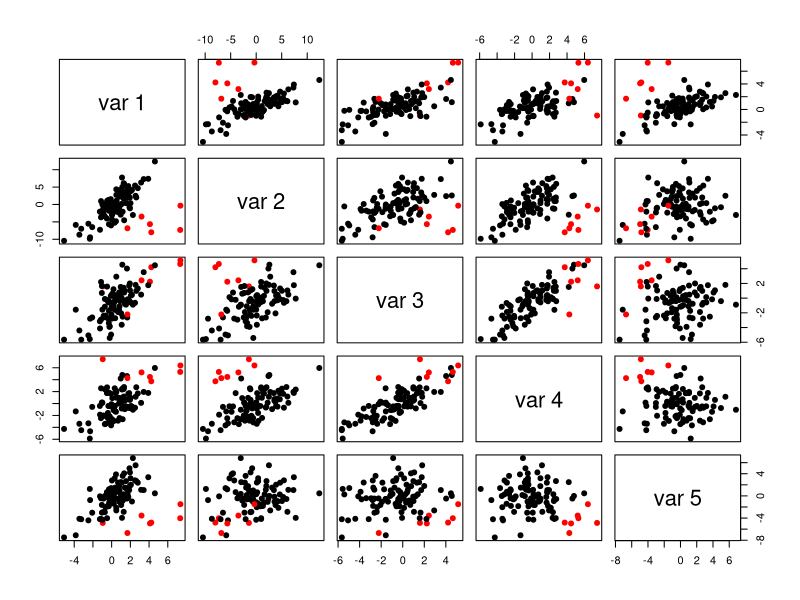
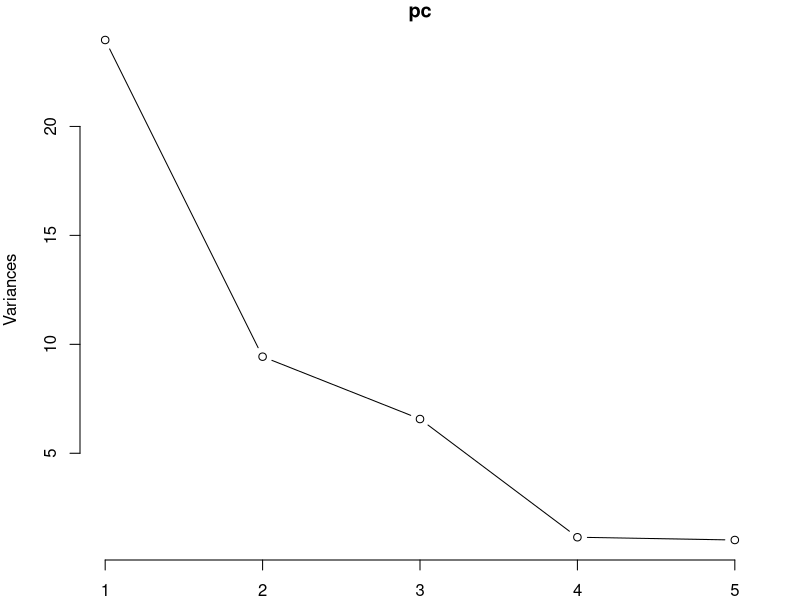
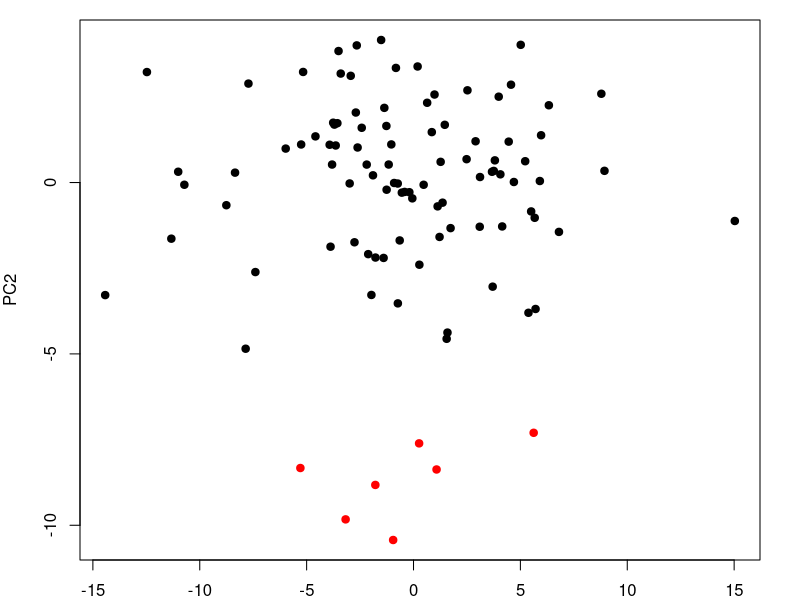
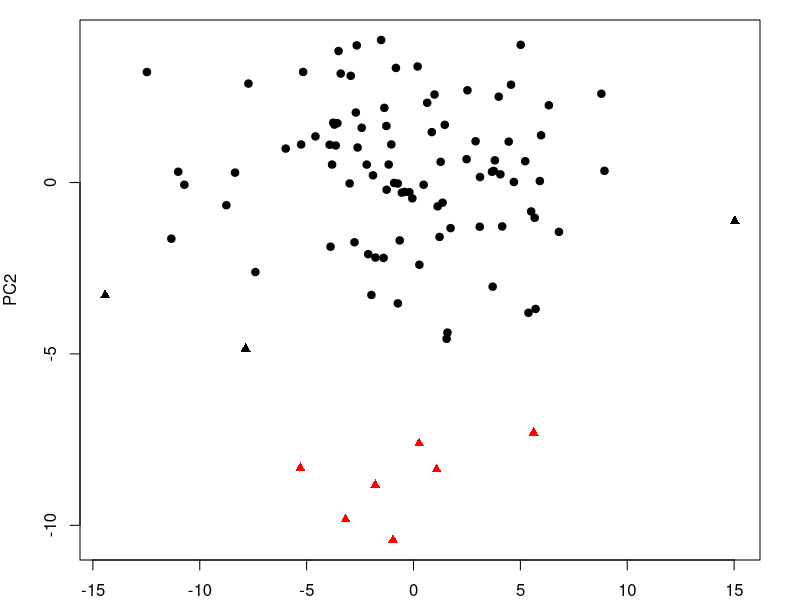

Source code (R) for these figures, in order:
## ---- chunk 1
knitr::opts_chunk$set(echo = TRUE, comment = "", message = FALSE, warning = FALSE)
## ---- chunk 2
set.seed(1911)  # set my roll number as seed for reproducibilty
mu1 <- runif(5, min = -1, max= 1)  # mean for regular distribution
mu2 <- runif(5, min = -5, max = 5)  # mean for contaminated distribution

mat <- diag(5)  + matrix(1, nrow = 5, ncol = 5)
x <- rWishart(2, 5, mat)  # generate 5x5 covariance matrix
Sigma1 <- x[,,1]  # sigma for regular distribution
Sigma2 <- x[,,2]  # sigma for contamination distribution
## ---- chunk 3
write_vecex <- function(x) {
    x <- round(x, digits = 2)
    begin <- "$$\\begin{bmatrix}"
    end <- "\\end{bmatrix}$$"
    X <- paste(x, collapse = "\\\\")
    c(begin, X, end)
}


write_matex <- function(x) {
  x <- round(x, digits = 2)
  begin <- "$$\\begin{bmatrix}"
  end <- "\\end{bmatrix}$$"
  X <-
    apply(x, 1, function(x) {
      paste(
        paste(x, collapse = "&"),
        "\\\\"
      )
    })
  c(begin, X, end)
}

## ---- chunk 4
library(MASS)
set.seed(1911)  # my roll number
regular_samples <- mvrnorm(n = 100, mu = mu1, Sigma = Sigma1)
contaminated_samples <- mvrnorm(n = 100, mu = mu2, Sigma = Sigma2)

bernoulli_trials <- rbinom(n = 100, size = 1, prob = 0.05)

final_samples <- ((1 - bernoulli_trials)*regular_samples) + 
    (bernoulli_trials * contaminated_samples)

print(paste0("There are ", sum(bernoulli_trials), " many outliers"))
## ---- chunk 5
pairs(final_samples, col = ifelse(bernoulli_trials, 
                                  "red", "black"), pch = 19)
## ---- chunk 6
pc <- prcomp(final_samples)  # computes the principal components
pc
## ---- chunk 7
par(mar = c(2, 4, 1, 2))
screeplot(pc, type = "lines")
## ---- chunk 8
# computes the PC1 and PC2
pcdata <- final_samples %*% pc$rotation[,c(1,2)]  
## ---- chunk 9
plot(pcdata, col = ifelse(bernoulli_trials, "red", "black"), pch = 19)

## ---- chunk 10
x <- cov.rob(pcdata)
dists <- mahalanobis(pcdata, center = x$center, cov = x$cov)

detected_outliers <- (dists > qchisq(p = 0.99, df = 2))
print(which(detected_outliers))
true_outliers <- which(bernoulli_trials == 1)
print(true_outliers)
## ---- chunk 11
plot(pcdata, col = ifelse(bernoulli_trials, "red", "black"), 
     pch = ifelse(detected_outliers, 17, 19))

